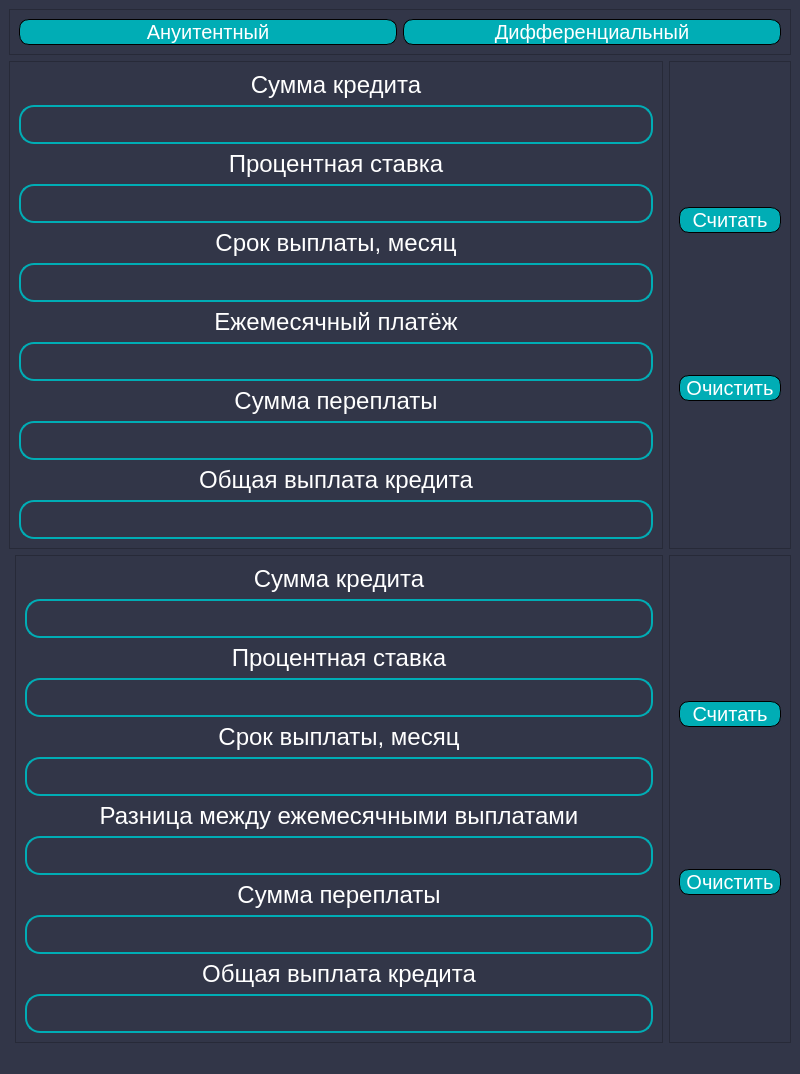
<?xml version="1.0" encoding="UTF-8"?>
<ui version="4.0">
 <class>MainWindow</class>
 <widget class="QMainWindow" name="MainWindow">
  <property name="geometry">
   <rect>
    <x>0</x>
    <y>0</y>
    <width>800</width>
    <height>600</height>
   </rect>
  </property>
  <property name="windowTitle">
   <string>MainWindow</string>
  </property>
  <property name="styleSheet">
   <string notr="true"> property color menuBackgroundColor: &quot;#3C3C3C&quot;;
    property color menuBorderColor: &quot;#282828&quot;;
	background-color :rgb(50, 54, 72);
    color::white;
</string>
  </property>
  <widget class="QWidget" name="centralwidget">
   <layout class="QFormLayout" name="formLayout">
    <item row="0" column="0" colspan="2">
     <widget class="QFrame" name="frame_3">
      <property name="frameShape">
       <enum>QFrame::StyledPanel</enum>
      </property>
      <property name="frameShadow">
       <enum>QFrame::Raised</enum>
      </property>
      <layout class="QHBoxLayout" name="horizontalLayout">
       <item>
        <widget class="QPushButton" name="pushButton_3">
         <property name="styleSheet">
          <string notr="true">QPushButton
{
	border:1px  solid black;
	border-radius: 10px;
	color: white;
	background-color : #00ADB5;
	

	font : 20px;
font-style : bold;
width : 100px;
}

QPushButton#pushButton_2:hover {
    background-color: rgb(199, 255, 147); 
}
QPushButton#pushButton_2:pressed {
    background-color: rgb(199, 255, 178);
}</string>
         </property>
         <property name="text">
          <string>Ануитентный</string>
         </property>
        </widget>
       </item>
       <item>
        <widget class="QPushButton" name="pushButton_4">
         <property name="styleSheet">
          <string notr="true">QPushButton
{
	border:1px  solid black;
	border-radius: 10px;
	color: white;
	background-color : #00ADB5;
	

	font : 20px;
font-style : bold;
width : 100px;
}

QPushButton#pushButton_2:hover {
    background-color: rgb(199, 255, 147); 
}
QPushButton#pushButton_2:pressed {
    background-color: rgb(199, 255, 178);
}</string>
         </property>
         <property name="text">
          <string>Дифференциальный</string>
         </property>
        </widget>
       </item>
      </layout>
     </widget>
    </item>
    <item row="1" column="0" colspan="2">
     <layout class="QHBoxLayout" name="horizontalLayout_3">
      <item>
       <widget class="QFrame" name="frame">
        <property name="frameShape">
         <enum>QFrame::StyledPanel</enum>
        </property>
        <property name="frameShadow">
         <enum>QFrame::Raised</enum>
        </property>
        <layout class="QVBoxLayout" name="verticalLayout_4">
         <item>
          <widget class="QLabel" name="label">
           <property name="font">
            <font>
             <pointsize>18</pointsize>
            </font>
           </property>
           <property name="styleSheet">
            <string notr="true">color: white;</string>
           </property>
           <property name="text">
            <string>Сумма кредита</string>
           </property>
           <property name="alignment">
            <set>Qt::AlignCenter</set>
           </property>
          </widget>
         </item>
         <item>
          <widget class="QLineEdit" name="input1">
           <property name="styleSheet">
            <string notr="true">QLineEdit
{
border: 2px;
border-style: solid;
border-color: #00ADB5;
border-radius: 15px;
color: rgb(255, 255, 255);
background-color : transparent;
font : 15px;
font-style : bold;
min-height: 35px;
}

QLineEdit#input1:hover {
    background-color: rgb(199, 255, 147); 
}
QLineEdit#input1:pressed {
    background-color: rgb(199, 255, 178);
}</string>
           </property>
          </widget>
         </item>
         <item>
          <widget class="QLabel" name="label_2">
           <property name="font">
            <font>
             <pointsize>18</pointsize>
            </font>
           </property>
           <property name="styleSheet">
            <string notr="true">color:white;</string>
           </property>
           <property name="text">
            <string>Процентная ставка</string>
           </property>
           <property name="alignment">
            <set>Qt::AlignCenter</set>
           </property>
          </widget>
         </item>
         <item>
          <widget class="QLineEdit" name="input2">
           <property name="styleSheet">
            <string notr="true">QLineEdit
{
border: 2px;
border-style: solid;
border-color: #00ADB5;
border-radius: 15px;
color: rgb(255, 255, 255);
background-color : transparent;
font : 15px;
font-style : bold;
min-height: 35px;
}


QLineEdit#input2:hover {
    background-color: rgb(199, 255, 147); 
}
QLineEdit#input2:pressed {
    background-color: rgb(199, 255, 178);
}</string>
           </property>
          </widget>
         </item>
         <item>
          <widget class="QLabel" name="label_3">
           <property name="font">
            <font>
             <pointsize>18</pointsize>
            </font>
           </property>
           <property name="styleSheet">
            <string notr="true">color:white;</string>
           </property>
           <property name="text">
            <string>Срок выплаты, месяц</string>
           </property>
           <property name="alignment">
            <set>Qt::AlignCenter</set>
           </property>
          </widget>
         </item>
         <item>
          <widget class="QLineEdit" name="input3">
           <property name="styleSheet">
            <string notr="true">QLineEdit
{
border: 2px;
border-style: solid;
border-color: #00ADB5;
border-radius: 15px;
color: rgb(255, 255, 255);
background-color : transparent;
font : 15px;
font-style : bold;
min-height: 35px;
}


	

QLineEdit#input3:hover {
    background-color: rgb(199, 255, 147); 
}
QLineEdit#input3:pressed {
    background-color: rgb(199, 255, 178);
}</string>
           </property>
          </widget>
         </item>
         <item>
          <widget class="QLabel" name="label_4">
           <property name="font">
            <font>
             <pointsize>18</pointsize>
            </font>
           </property>
           <property name="styleSheet">
            <string notr="true">color:white;</string>
           </property>
           <property name="text">
            <string>Ежемесячный платёж</string>
           </property>
           <property name="alignment">
            <set>Qt::AlignCenter</set>
           </property>
          </widget>
         </item>
         <item>
          <widget class="QLineEdit" name="output">
           <property name="enabled">
            <bool>true</bool>
           </property>
           <property name="styleSheet">
            <string notr="true">QLineEdit
{
border: 2px;
border-style: solid;
border-color: #00ADB5;
border-radius: 15px;
color: rgb(255, 255, 255);
background-color : transparent;
font : 15px;
font-style : bold;
min-height: 35px;
}
</string>
           </property>
           <property name="readOnly">
            <bool>true</bool>
           </property>
          </widget>
         </item>
         <item>
          <widget class="QLabel" name="label_6">
           <property name="font">
            <font>
             <pointsize>18</pointsize>
            </font>
           </property>
           <property name="styleSheet">
            <string notr="true">Color: white;</string>
           </property>
           <property name="text">
            <string>Сумма переплаты</string>
           </property>
           <property name="alignment">
            <set>Qt::AlignCenter</set>
           </property>
          </widget>
         </item>
         <item>
          <widget class="QLineEdit" name="output1">
           <property name="styleSheet">
            <string notr="true">QLineEdit
{
border: 2px;
border-style: solid;
border-color: #00ADB5;
border-radius: 15px;
color: rgb(255, 255, 255);
background-color : transparent;
font : 15px;
font-style : bold;
min-height: 35px;
}</string>
           </property>
           <property name="readOnly">
            <bool>true</bool>
           </property>
          </widget>
         </item>
         <item>
          <widget class="QLabel" name="label_5">
           <property name="font">
            <font>
             <pointsize>18</pointsize>
            </font>
           </property>
           <property name="styleSheet">
            <string notr="true">color:white;</string>
           </property>
           <property name="text">
            <string>Общая выплата кредита</string>
           </property>
           <property name="alignment">
            <set>Qt::AlignCenter</set>
           </property>
          </widget>
         </item>
         <item>
          <widget class="QLineEdit" name="output2">
           <property name="enabled">
            <bool>true</bool>
           </property>
           <property name="styleSheet">
            <string notr="true">QLineEdit
{
border: 2px;
border-style: solid;
border-color: #00ADB5;
border-radius: 15px;
color: rgb(255, 255, 255);
background-color : transparent;
font : 15px;
font-style : bold;
min-height: 35px;
}</string>
           </property>
           <property name="readOnly">
            <bool>true</bool>
           </property>
          </widget>
         </item>
        </layout>
       </widget>
      </item>
      <item>
       <widget class="QFrame" name="frame_5">
        <property name="styleSheet">
         <string notr="true"/>
        </property>
        <property name="frameShape">
         <enum>QFrame::StyledPanel</enum>
        </property>
        <property name="frameShadow">
         <enum>QFrame::Raised</enum>
        </property>
        <layout class="QVBoxLayout" name="verticalLayout_2">
         <item>
          <widget class="QPushButton" name="pushButton_5">
           <property name="styleSheet">
            <string notr="true">QPushButton
{
	border:1px  solid black;
	border-radius: 10px;
	color: white;
	background-color : #00ADB5;
	

	font : 20px;
font-style : bold;
width : 100px;
}

QPushButton#pushButton_2:hover {
    background-color: rgb(199, 255, 147); 
}
QPushButton#pushButton_2:pressed {
    background-color: rgb(199, 255, 178);
}</string>
           </property>
           <property name="text">
            <string>Считать</string>
           </property>
          </widget>
         </item>
         <item>
          <widget class="QPushButton" name="pushButton_6">
           <property name="styleSheet">
            <string notr="true">QPushButton
{
	border:1px  solid black;
	border-radius: 10px;
	color: white;
	background-color : #00ADB5;
	

	font : 20px;
font-style : bold;
width : 100px;
}

QPushButton#pushButton:hover {
    background-color: rgb(255, 237, 215); 
}
QPushButton#pushButton:pressed {
    background-color: rgb(255, 224, 185);
}</string>
           </property>
           <property name="text">
            <string>Очистить</string>
           </property>
          </widget>
         </item>
        </layout>
       </widget>
      </item>
     </layout>
    </item>
    <item row="2" column="1">
     <layout class="QHBoxLayout" name="horizontalLayout_2">
      <item>
       <widget class="QFrame" name="frame_4">
        <property name="frameShape">
         <enum>QFrame::StyledPanel</enum>
        </property>
        <property name="frameShadow">
         <enum>QFrame::Raised</enum>
        </property>
        <layout class="QVBoxLayout" name="verticalLayout_3">
         <item>
          <widget class="QLabel" name="label_12">
           <property name="font">
            <font>
             <pointsize>18</pointsize>
            </font>
           </property>
           <property name="styleSheet">
            <string notr="true">color: white;</string>
           </property>
           <property name="text">
            <string>Сумма кредита</string>
           </property>
           <property name="alignment">
            <set>Qt::AlignCenter</set>
           </property>
          </widget>
         </item>
         <item>
          <widget class="QLineEdit" name="input1_">
           <property name="styleSheet">
            <string notr="true">QLineEdit
{
border: 2px;
border-style: solid;
border-color: #00ADB5;
border-radius: 15px;
color: rgb(255, 255, 255);
background-color : transparent;
font : 15px;
font-style : bold;
min-height: 35px;
}

QLineEdit#input1:hover {
    background-color: rgb(199, 255, 147); 
}
QLineEdit#input1:pressed {
    background-color: rgb(199, 255, 178);
}</string>
           </property>
          </widget>
         </item>
         <item>
          <widget class="QLabel" name="label_7">
           <property name="font">
            <font>
             <pointsize>18</pointsize>
            </font>
           </property>
           <property name="styleSheet">
            <string notr="true">color:white;</string>
           </property>
           <property name="text">
            <string>Процентная ставка</string>
           </property>
           <property name="alignment">
            <set>Qt::AlignCenter</set>
           </property>
          </widget>
         </item>
         <item>
          <widget class="QLineEdit" name="input2_">
           <property name="styleSheet">
            <string notr="true">QLineEdit
{
border: 2px;
border-style: solid;
border-color: #00ADB5;
border-radius: 15px;
color: rgb(255, 255, 255);
background-color : transparent;
font : 15px;
font-style : bold;
min-height: 35px;
}


QLineEdit#input2:hover {
    background-color: rgb(199, 255, 147); 
}
QLineEdit#input2:pressed {
    background-color: rgb(199, 255, 178);
}</string>
           </property>
          </widget>
         </item>
         <item>
          <widget class="QLabel" name="label_8">
           <property name="font">
            <font>
             <pointsize>18</pointsize>
            </font>
           </property>
           <property name="styleSheet">
            <string notr="true">color:white;</string>
           </property>
           <property name="text">
            <string>Срок выплаты, месяц</string>
           </property>
           <property name="alignment">
            <set>Qt::AlignCenter</set>
           </property>
          </widget>
         </item>
         <item>
          <widget class="QLineEdit" name="input3_">
           <property name="styleSheet">
            <string notr="true">QLineEdit
{
border: 2px;
border-style: solid;
border-color: #00ADB5;
border-radius: 15px;
color: rgb(255, 255, 255);
background-color : transparent;
font : 15px;
font-style : bold;
min-height: 35px;
}


	

QLineEdit#input3:hover {
    background-color: rgb(199, 255, 147); 
}
QLineEdit#input3:pressed {
    background-color: rgb(199, 255, 178);
}</string>
           </property>
          </widget>
         </item>
         <item>
          <widget class="QLabel" name="label_9">
           <property name="font">
            <font>
             <pointsize>18</pointsize>
            </font>
           </property>
           <property name="styleSheet">
            <string notr="true">color:white;</string>
           </property>
           <property name="text">
            <string>Разница между ежемесячными выплатами</string>
           </property>
           <property name="alignment">
            <set>Qt::AlignCenter</set>
           </property>
          </widget>
         </item>
         <item>
          <widget class="QLineEdit" name="output_">
           <property name="enabled">
            <bool>true</bool>
           </property>
           <property name="styleSheet">
            <string notr="true">QLineEdit
{
border: 2px;
border-style: solid;
border-color: #00ADB5;
border-radius: 15px;
color: rgb(255, 255, 255);
background-color : transparent;
font : 15px;
font-style : bold;
min-height: 35px;
}
</string>
           </property>
           <property name="readOnly">
            <bool>true</bool>
           </property>
          </widget>
         </item>
         <item>
          <widget class="QLabel" name="label_10">
           <property name="font">
            <font>
             <pointsize>18</pointsize>
            </font>
           </property>
           <property name="styleSheet">
            <string notr="true">Color: white;</string>
           </property>
           <property name="text">
            <string>Сумма переплаты</string>
           </property>
           <property name="alignment">
            <set>Qt::AlignCenter</set>
           </property>
          </widget>
         </item>
         <item>
          <widget class="QLineEdit" name="output1_">
           <property name="styleSheet">
            <string notr="true">QLineEdit
{
border: 2px;
border-style: solid;
border-color: #00ADB5;
border-radius: 15px;
color: rgb(255, 255, 255);
background-color : transparent;
font : 15px;
font-style : bold;
min-height: 35px;
}</string>
           </property>
           <property name="readOnly">
            <bool>true</bool>
           </property>
          </widget>
         </item>
         <item>
          <widget class="QLabel" name="label_11">
           <property name="font">
            <font>
             <pointsize>18</pointsize>
            </font>
           </property>
           <property name="styleSheet">
            <string notr="true">color:white;</string>
           </property>
           <property name="text">
            <string>Общая выплата кредита</string>
           </property>
           <property name="alignment">
            <set>Qt::AlignCenter</set>
           </property>
          </widget>
         </item>
         <item>
          <widget class="QLineEdit" name="output2_">
           <property name="enabled">
            <bool>true</bool>
           </property>
           <property name="styleSheet">
            <string notr="true">QLineEdit
{
border: 2px;
border-style: solid;
border-color: #00ADB5;
border-radius: 15px;
color: rgb(255, 255, 255);
background-color : transparent;
font : 15px;
font-style : bold;
min-height: 35px;
}</string>
           </property>
           <property name="readOnly">
            <bool>true</bool>
           </property>
          </widget>
         </item>
        </layout>
       </widget>
      </item>
      <item>
       <widget class="QFrame" name="frame_2">
        <property name="enabled">
         <bool>true</bool>
        </property>
        <property name="styleSheet">
         <string notr="true"/>
        </property>
        <property name="frameShape">
         <enum>QFrame::StyledPanel</enum>
        </property>
        <property name="frameShadow">
         <enum>QFrame::Raised</enum>
        </property>
        <layout class="QVBoxLayout" name="verticalLayout">
         <item>
          <widget class="QPushButton" name="pushButton_2">
           <property name="styleSheet">
            <string notr="true">QPushButton
{
	border:1px  solid black;
	border-radius: 10px;
	color: white;
	background-color : #00ADB5;
	

	font : 20px;
font-style : bold;
width : 100px;
}

QPushButton#pushButton_2:hover {
    background-color: rgb(199, 255, 147); 
}
QPushButton#pushButton_2:pressed {
    background-color: rgb(199, 255, 178);
}</string>
           </property>
           <property name="text">
            <string>Считать</string>
           </property>
          </widget>
         </item>
         <item>
          <widget class="QPushButton" name="pushButton">
           <property name="styleSheet">
            <string notr="true">QPushButton
{
	border:1px  solid black;
	border-radius: 10px;
	color: white;
	background-color : #00ADB5;
	

	font : 20px;
font-style : bold;
width : 100px;
}

QPushButton#pushButton:hover {
    background-color: rgb(255, 237, 215); 
}
QPushButton#pushButton:pressed {
    background-color: rgb(255, 224, 185);
}</string>
           </property>
           <property name="text">
            <string>Очистить</string>
           </property>
          </widget>
         </item>
        </layout>
       </widget>
      </item>
     </layout>
    </item>
   </layout>
  </widget>
  <widget class="QStatusBar" name="statusbar"/>
 </widget>
 <resources/>
 <connections/>
</ui>
